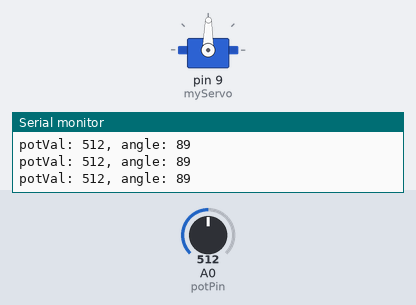
Simulated run of this sketch. Board: Arduino Uno, built with avr-gcc and run on an emulated ATmega328P. Shown: servo, the last lines printed to the serial monitor. The test bench sets the inputs (shaded band); at power-on: A0 (potPin) = 512.

Above: at 1.2 s.
1.3 s: A0 (potPin) set to 559
At 2.8 s:
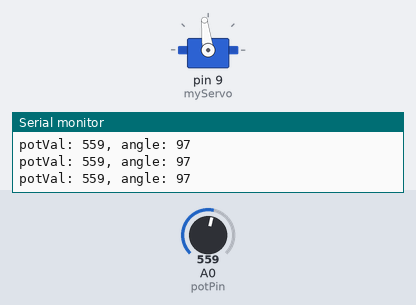
4.3 s: A0 (potPin) set to 585
At 5.5 s:
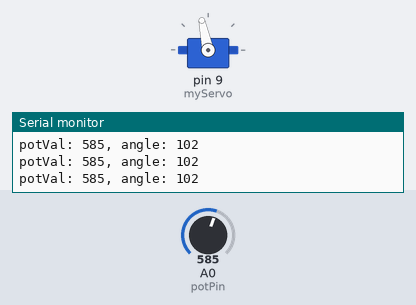
5.8 s: A0 (potPin) set to 306
At 6.6 s:
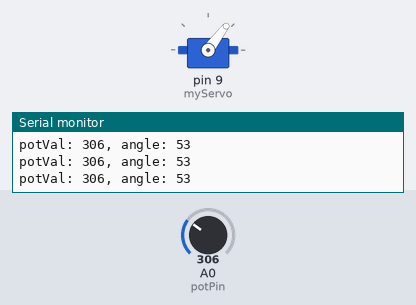
7.3 s: A0 (potPin) set to 106
At 8.0 s:
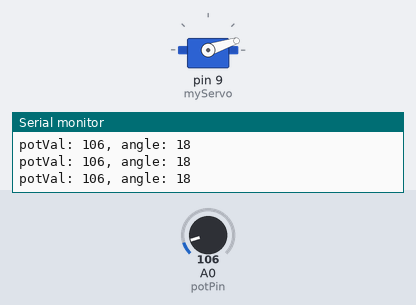
8.8 s: A0 (potPin) set to 89
At 9.7 s:
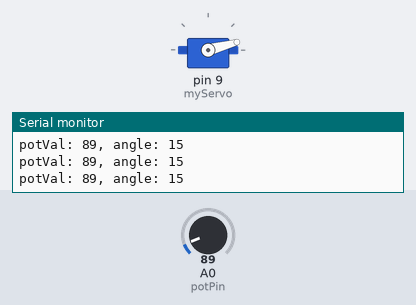
11.8 s: A0 (potPin) set to 122
At 13.1 s:
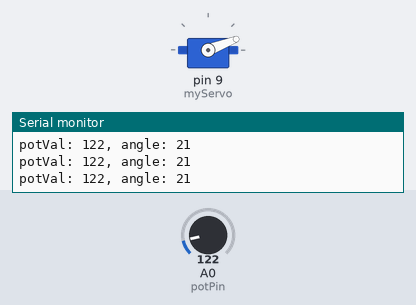
Timing chart, 0 to 14.3 s (numbered marks = the images above; inputs shaded):
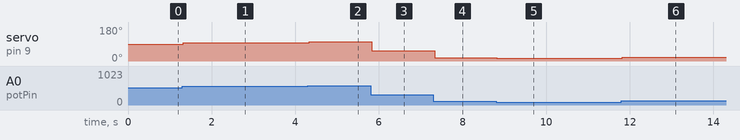

Measured:
- after the input at 1.3 s, servo on pin 9 (myServo): 89° → 97° at once
- after the input at 4.3 s, servo on pin 9 (myServo): 97° → 102° at once
- after the input at 5.8 s, servo on pin 9 (myServo): 102° → 53° at once
- after the input at 7.3 s, servo on pin 9 (myServo): 53° → 18° at once
- after the input at 8.8 s, servo on pin 9 (myServo): 18° → 15° at once
- after the input at 11.8 s, servo on pin 9 (myServo): 15° → 21° at once

The sketch:

moodCue.ino
```cpp
// import Servo library
#import <Servo.h>

// Create a servo object
Servo myServo;

// Initializa potentionmeter pin and its value
int const potPin = A0;
int potVal;

// create angle variable for servo motot
int angle;

void setup() {


  // put your setup code here, to run once:
  // attach servo object to pin #9 to recieve information on how it should  move
  myServo.attach(9);


  // begin serial monitor at 9600 bit/sec
  Serial.begin(9600);


}

void loop() {


  // put your main code here, to run repeatedly:
  // read potentiomneter value and print it to serial monitor
  potVal = analogRead(potPin);
  Serial.print("potVal: ");
  Serial.print(potVal);


  // calculate angle with pot val as the range to be superset a
  angle = map(potVal, 0, 1023, 0 ,179);
  Serial.print(", angle: "); // print angle to serial monitor
  Serial.print(angle);
  Serial.print("\n");

  // move the servo angle degrees every 5 milliseconds update position
  myServo.write(angle);
  delay(5);

}
```
